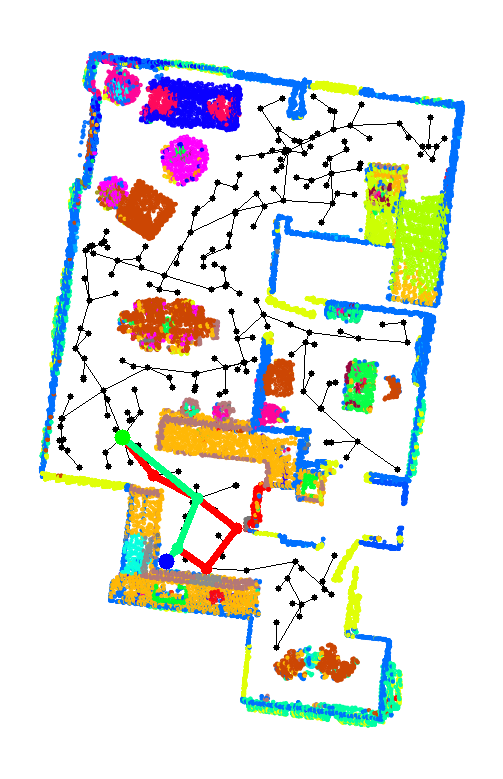
#> input picture HW2/src/path_cooktop.png, 503 x 779 px
$ python -i filt_hole.py   (imports and definitions only)
#> lines starting #> are read from the running program, lines starting #| are printed output that depends on the picture; after the words box and inside, x2 and y2 are one past the last pixel; in counts of white or black regions, pixels touching at a corner belong together
#> further down, picture is the input picture: shape (779, 503, 3); mean B, G, R 224.7, 229.1, 227.6
import cv2
import numpy as np

def get_region(image, mode = "peghole"):
#> called with mode = 'peghole'
    hsv = cv2.cvtColor(image, cv2.COLOR_BGR2HSV)
#> hsv: shape (779, 503, 3); mean H, S, V 12.7, 42, 246.8

    lower_green = np.array([40, 50, 50])
    upper_green = np.array([80, 255, 255])
    green_mask = cv2.inRange(hsv, lower_green, upper_green)
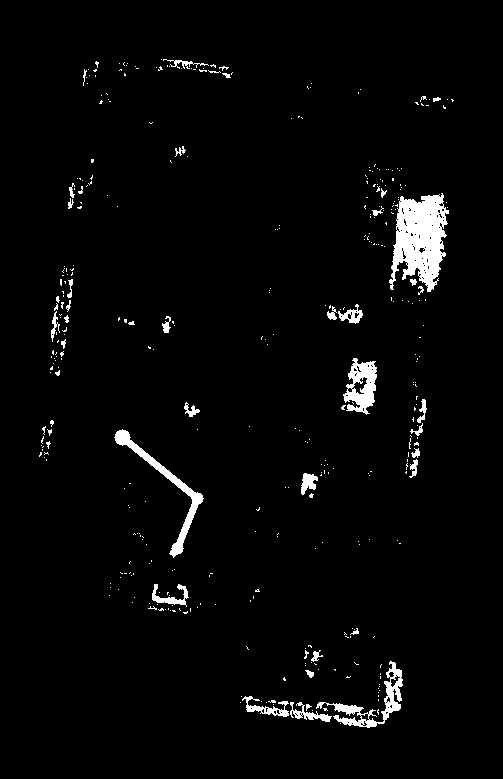
#> green_mask: shape (779, 503); 2.9% white; 383 white regions (344 under 20 px)

    contours, _ = cv2.findContours(green_mask, cv2.RETR_EXTERNAL, cv2.CHAIN_APPROX_SIMPLE)
#> contours = 383 contours, 358 with area under 20; largest, box (x1, y1, x2, y2) and area: (389, 193, 449, 292) 3642, (114, 429, 204, 558) 1164, (343, 358, 377, 415) 1154, (316, 661, 403, 728) 1084, (242, 696, 289, 717) 276

    if contours:
        green_box_contour = max(contours, key=cv2.contourArea)
#> green_box_contour = contour of 273 points, box (x1, y1, x2, y2) (389, 193, 449, 292), area 3642
        box_mask = np.zeros_like(green_mask)
        cv2.drawContours(box_mask, [green_box_contour], -1, 255, thickness=cv2.FILLED)
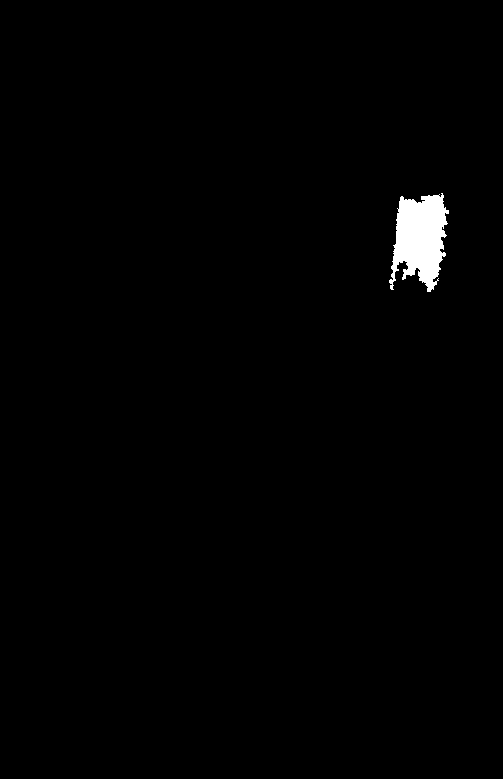
#> box_mask: shape (779, 503); 0.98% white; 1 white region, box (x1, y1, x2, y2) and area: (389, 193, 449, 292) 3857
    else: # in some peg cases
        print("No green region found. Using an empty box mask.")
        box_mask = np.zeros_like(green_mask)

    lower_dark = np.array([0, 0, 0])
    upper_dark = np.array([180, 255, 70])
    dark_mask = cv2.inRange(hsv, lower_dark, upper_dark)
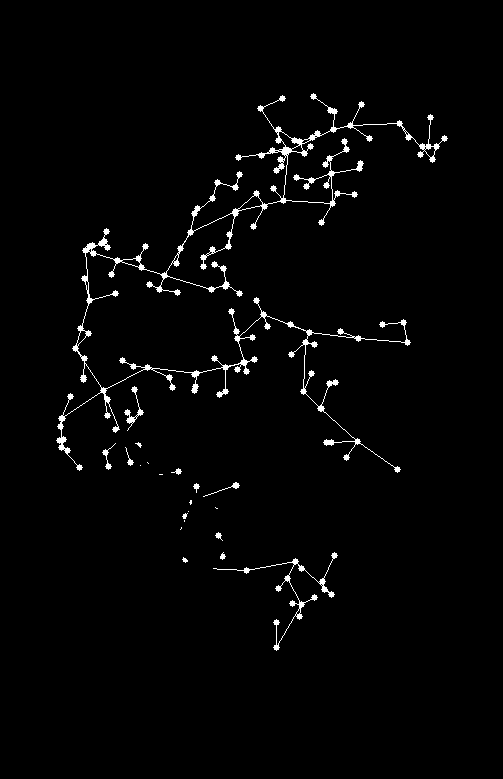
#> dark_mask: shape (779, 503); 2% white; 21 white regions (9 under 20 px), largest, box (x1, y1, x2, y2) and area: (56, 93, 448, 473) 6502, (213, 552, 338, 651) 669, (124, 386, 144, 431) 169
    black_arrow_mask = cv2.bitwise_and(dark_mask, box_mask)
#> black_arrow_mask: shape (779, 503); every value is 0

    if mode == "peg":
        black_arrow_mask = cv2.bitwise_and(dark_mask, cv2.bitwise_not(box_mask))

    output = np.zeros_like(image)
    output[black_arrow_mask == 255] = [255, 255, 255]

    return output

>>> import cv2
>>> picture = cv2.imread('../../HW2/src/path_cooktop.png')
>>> result = get_region(picture)
#> result: shape (779, 503, 3); every value is 0

$ run again, on HW2/src/path_cushion.png
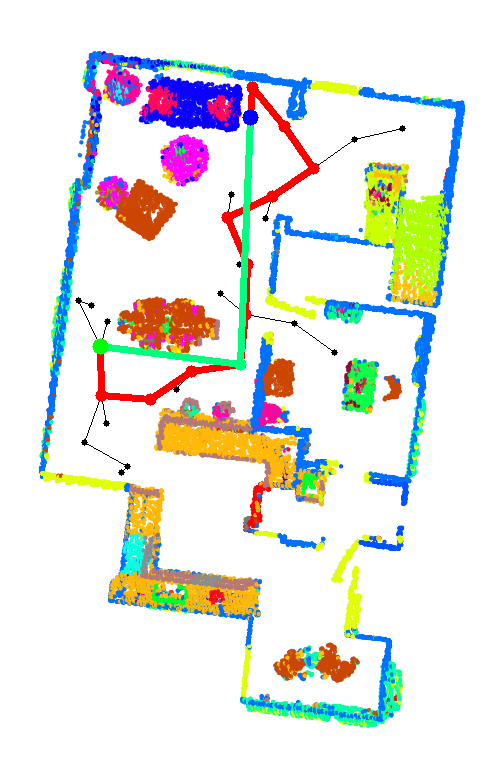
#> input picture HW2/src/path_cushion.png, 503 x 779 px
#> picture is the input picture: shape (779, 503, 3); mean B, G, R 227.4, 232.3, 231.1
#> hsv: shape (779, 503, 3); mean H, S, V 13, 44.3, 251.3
#> in get_region, `green_mask = cv2.inRange(hsv, lower_green, upper_green)`:
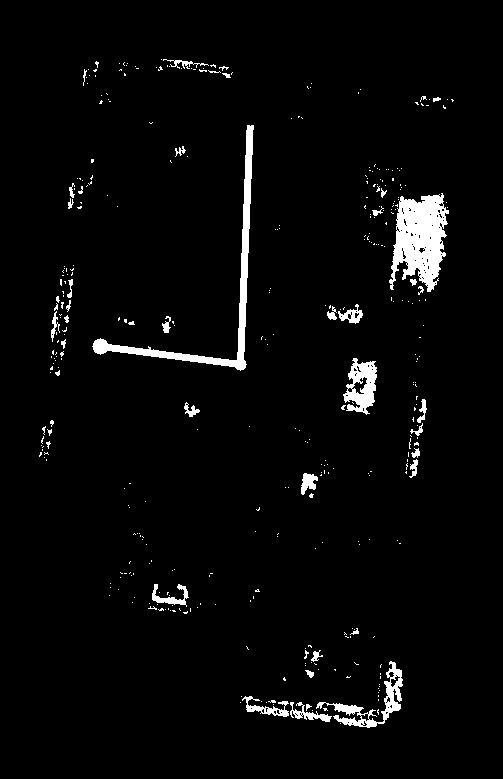
#> green_mask: shape (779, 503); 3.3% white; 381 white regions (342 under 20 px)
#> contours = 381 contours, 356 with area under 20; largest, box (x1, y1, x2, y2) and area: (389, 193, 449, 292) 3642, (92, 125, 254, 371) 2440, (343, 358, 377, 415) 1154, (316, 661, 403, 728) 1084, (242, 696, 289, 717) 276
#> green_box_contour = contour of 273 points, box (x1, y1, x2, y2) (389, 193, 449, 292), area 3642
#> box_mask: shape (779, 503); 0.98% white; 1 white region, box (x1, y1, x2, y2) and area: (389, 193, 449, 292) 3857
#> in get_region, `dark_mask = cv2.inRange(hsv, lower_dark, upper_dark)`:
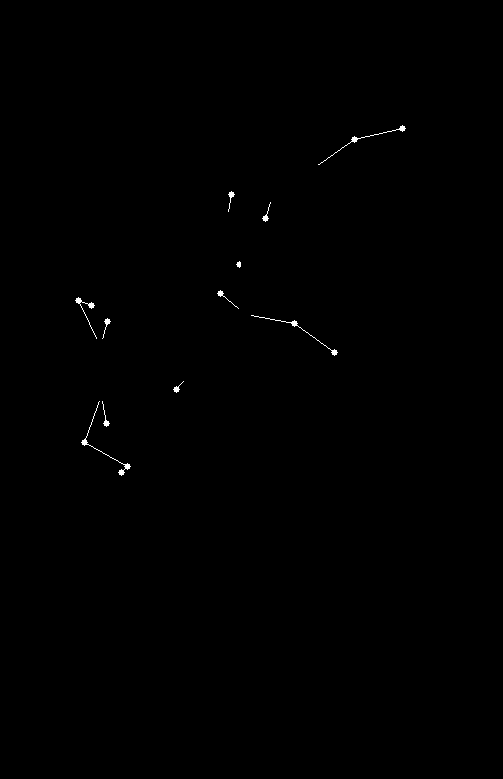
#> dark_mask: shape (779, 503); 0.21% white; 11 white regions, largest, box (x1, y1, x2, y2) and area: (81, 401, 131, 476) 165, (318, 125, 406, 165) 135, (251, 315, 338, 356) 134
#> black_arrow_mask: shape (779, 503); every value is 0
#> result: shape (779, 503, 3); every value is 0

$ run again, on HW2/src/path_rack.png
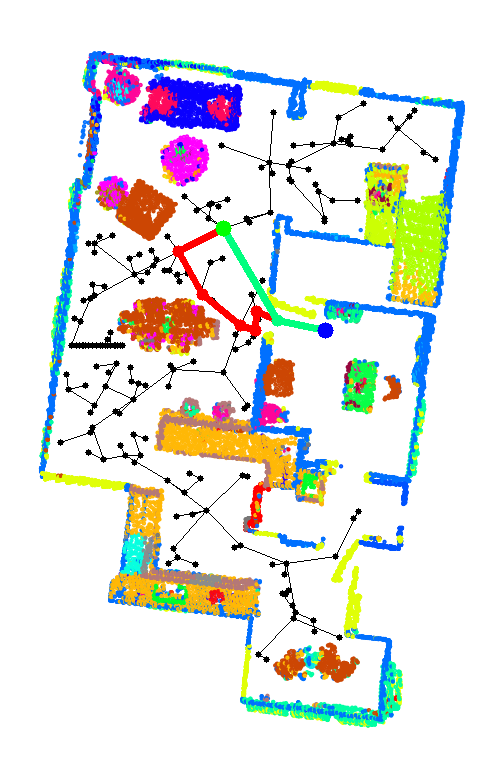
#> input picture HW2/src/path_rack.png, 503 x 779 px
#> picture is the input picture: shape (779, 503, 3); mean B, G, R 225.7, 230, 228.6
#> hsv: shape (779, 503, 3); mean H, S, V 12.7, 42, 247.8
#> in get_region, `green_mask = cv2.inRange(hsv, lower_green, upper_green)`:
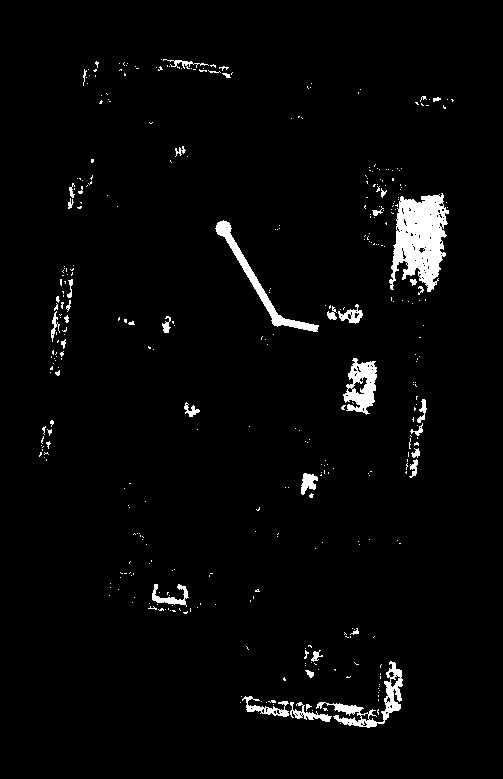
#> green_mask: shape (779, 503); 2.9% white; 383 white regions (344 under 20 px)
#> contours = 383 contours, 358 with area under 20; largest, box (x1, y1, x2, y2) and area: (389, 193, 449, 292) 3642, (343, 358, 377, 415) 1154, (215, 220, 319, 332) 1102, (316, 661, 403, 728) 1084, (242, 696, 289, 717) 276
#> green_box_contour = contour of 273 points, box (x1, y1, x2, y2) (389, 193, 449, 292), area 3642
#> box_mask: shape (779, 503); 0.98% white; 1 white region, box (x1, y1, x2, y2) and area: (389, 193, 449, 292) 3857
#> in get_region, `dark_mask = cv2.inRange(hsv, lower_dark, upper_dark)`:
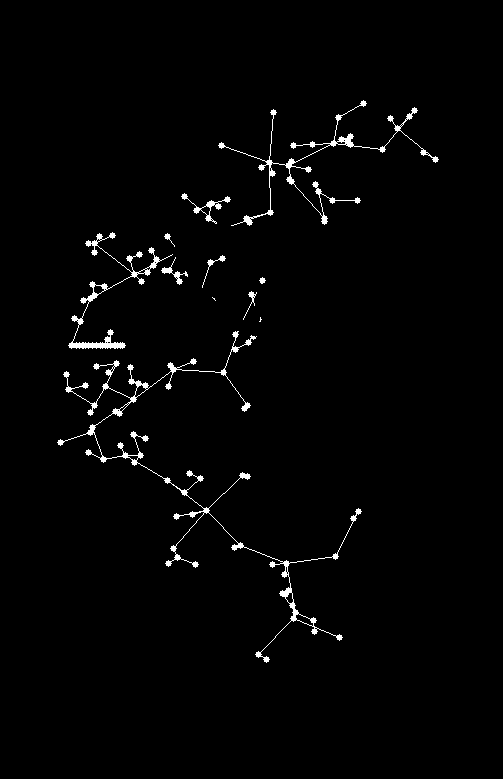
#> dark_mask: shape (779, 503); 1.6% white; 11 white regions (2 under 20 px), largest, box (x1, y1, x2, y2) and area: (57, 331, 362, 663) 2957, (218, 100, 439, 226) 1506, (68, 232, 173, 349) 1160
#> black_arrow_mask: shape (779, 503); every value is 0
#> result: shape (779, 503, 3); every value is 0

$ run again, on HW2/src/path_sofa.png
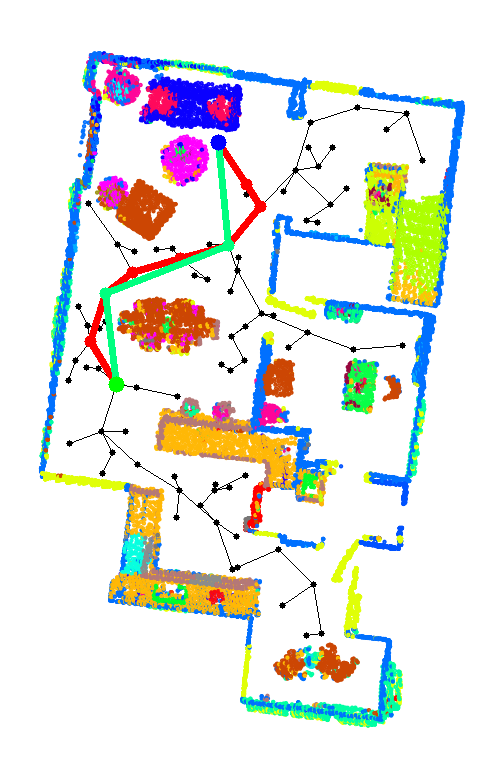
#> input picture HW2/src/path_sofa.png, 503 x 779 px
#> picture is the input picture: shape (779, 503, 3); mean B, G, R 226.7, 231.5, 229.7
#> hsv: shape (779, 503, 3); mean H, S, V 12.9, 43.2, 249.7
#> in get_region, `green_mask = cv2.inRange(hsv, lower_green, upper_green)`:
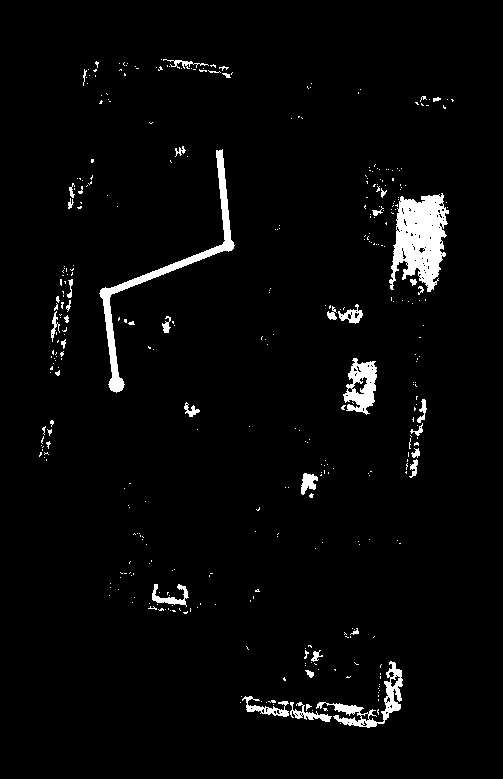
#> green_mask: shape (779, 503); 3.2% white; 383 white regions (344 under 20 px)
#> contours = 383 contours, 358 with area under 20; largest, box (x1, y1, x2, y2) and area: (389, 193, 449, 292) 3642, (99, 149, 235, 393) 2100, (343, 358, 377, 415) 1154, (316, 661, 403, 728) 1084, (242, 696, 289, 717) 276
#> green_box_contour = contour of 273 points, box (x1, y1, x2, y2) (389, 193, 449, 292), area 3642
#> box_mask: shape (779, 503); 0.98% white; 1 white region, box (x1, y1, x2, y2) and area: (389, 193, 449, 292) 3857
#> in get_region, `dark_mask = cv2.inRange(hsv, lower_dark, upper_dark)`:
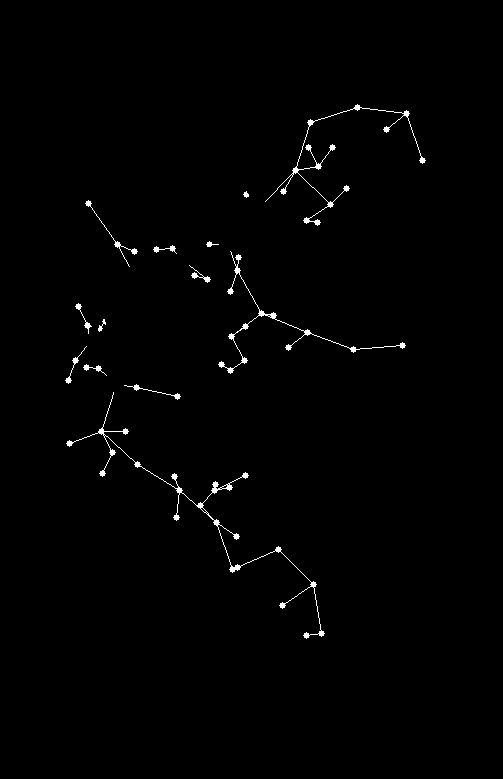
#> dark_mask: shape (779, 503); 0.85% white; 13 white regions, largest, box (x1, y1, x2, y2) and area: (66, 392, 325, 639) 1159, (265, 104, 426, 226) 747, (218, 251, 406, 374) 680
#> black_arrow_mask: shape (779, 503); every value is 0
#> result: shape (779, 503, 3); every value is 0
